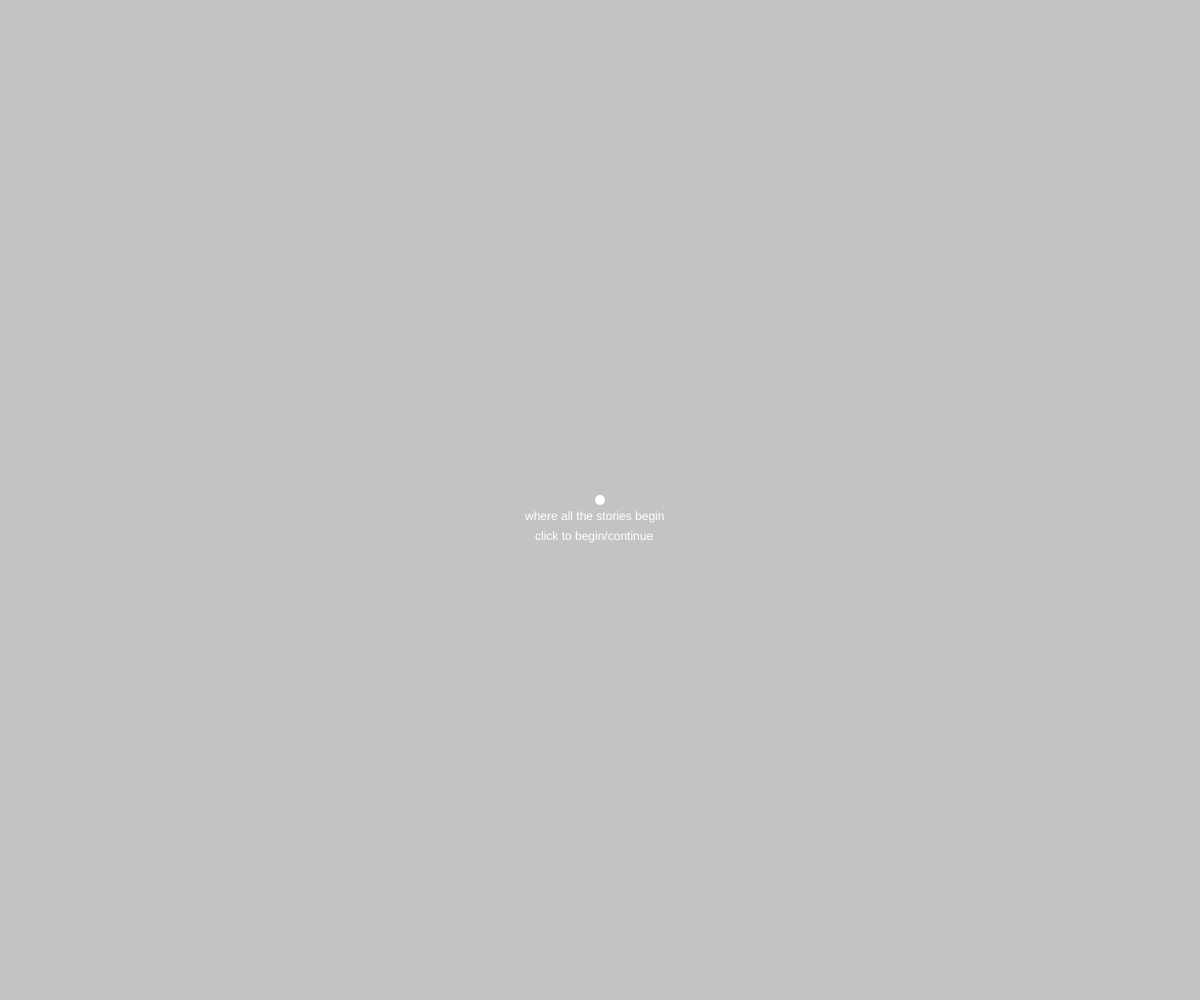
Frame 1 (no input)
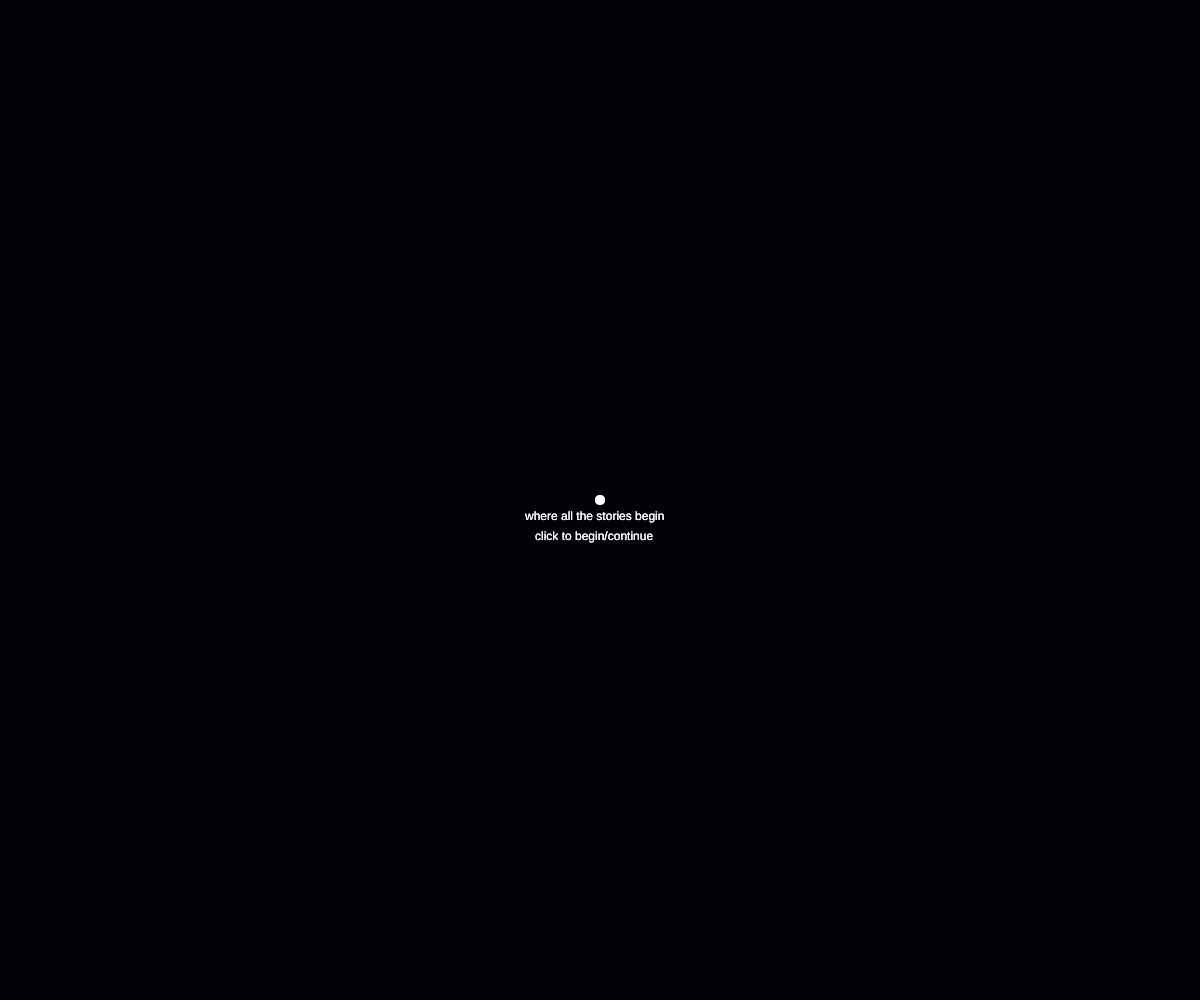
Frame 60 (no input)
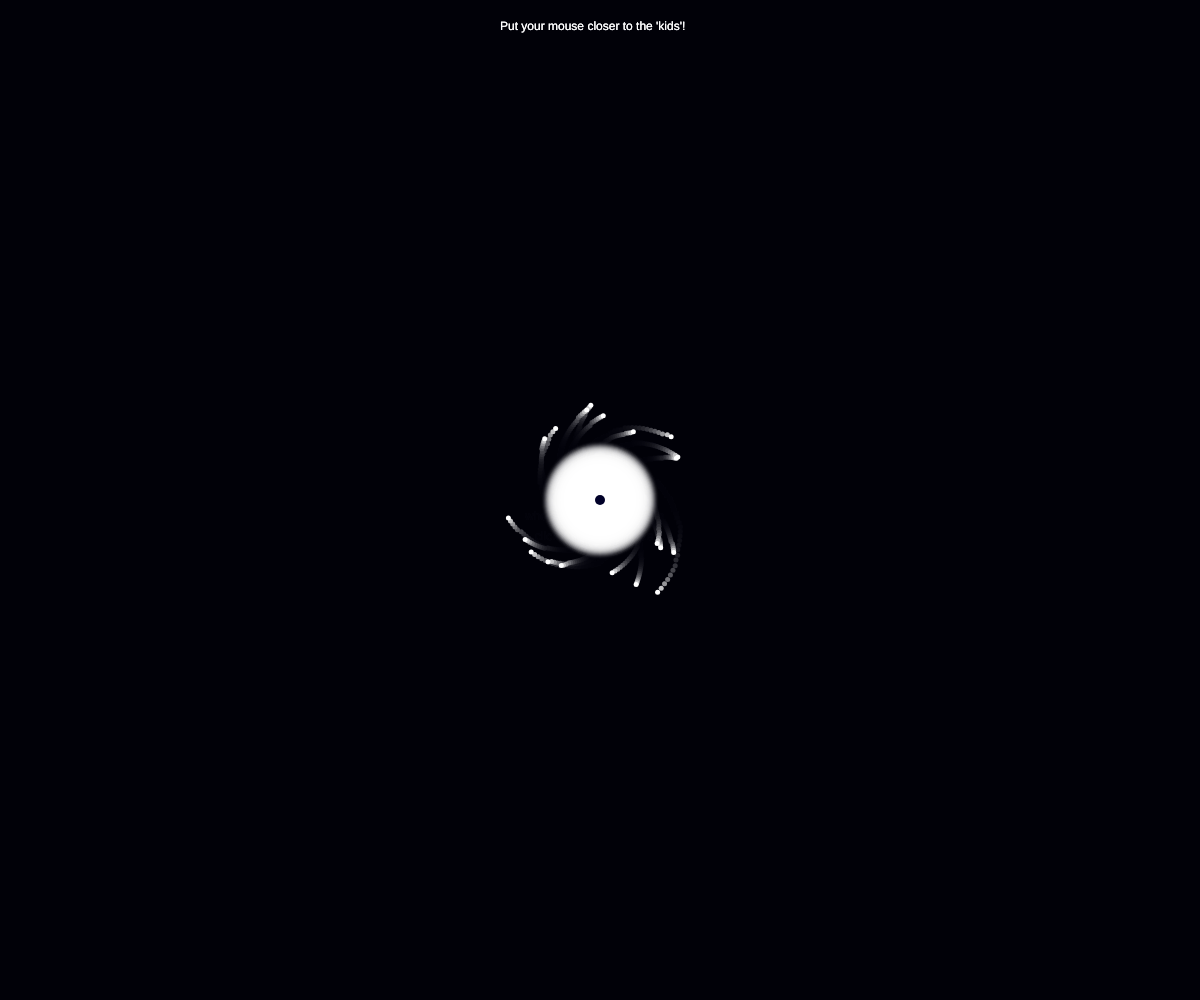
Frame 120 (the mouse pressed at the canvas centre since frame 60)

The p5.js sketch that drew these frames (run headless with seeded random() and noise() and a simulated clock; from frame 60 on, the mouse is pressed at the canvas centre):

// p5.js sketch
// ── sketch.js
let circles = [];
let numCircles = 10;
let angle = 0;
let radius = 1;
let radius1 = 1;
let circleAmplify = false;
let kidsAppear = false;
let r = 0;
let r1 = 1;
let alpha1 = 255;
let alpha2 = 255;
let alpha3 = 255;
let stage2Printed = false;
let startTime = 0;
let mapAngle = 0;
let sinValue;
function setup() {
  createCanvas(windowWidth, windowHeight);
  //create an array for the "kids"
  for (let i = 0; i < numCircles; i++) {
    let circle = createCircle();
    circles.push(circle);
  }
}

function draw() {
  background(0, 0, 10, 60);
  textSize(12);
  noStroke();
  translate(windowWidth / 2, windowHeight / 2);

  //create a circle that is transparent on the outside
  //and white in the inside (using the function lerpColor
  //https://p5js.org/zh-Hans/reference/#/p5/lerpColor)
  for (r = 0; r < radius; r++) {
    let c = lerpColor(color(255), color(255, 255, 255, 0), r / radius);
    fill(c);
    circle(0, 0, 2 * r);
  }
  // let this big circle get bigger if one clicks on the center
  if (circleAmplify == true) {
    radius += 1;
    if (radius > width / 2 && radius > height / 2) {
      radius += 0;
    }
  }
  //update and display the "kids" if one clicks on the center
  if (kidsAppear == true) {
    for (let i = 0; i < circles.length; i++) {
      updateCircle(circles[i]);
      displayCircle(circles[i]);
    }
  }
  //show the words and little starting "button" in the beginning
  //and leave a black continuing "button" in the middle after beginning
  if (circleAmplify == false) {
    fill(255);
    circle(0, 0, 10);
    text("where all the stories begin", -75, 20);
    text("click to begin/continue", -65, 40);
  } else {
    fill(0, 0, 40, alpha2);
    circle(0, 0, 10);
    fill(255);
    text("Put your mouse closer to the 'kids'!", -100, -height / 2 + 30);
  }
  if (circleAmplify == true) {
    startTime = millis(); 
  }

  if (startTime > 0 && startTime >= 25000) {
    nextStep();
  }
}
function mousePressed() {
  if (
    mouseX > windowWidth / 2 - 20 &&
    mouseX < windowWidth / 2 + 20 &&
    mouseY > windowHeight / 2 - 20 &&
    mouseY < windowHeight / 2 + 20
  ) {
    generateMoreKids();
    circleAmplify = true;
  }
}
function generateMoreKids() {
  for (let i = 0; i < numCircles; i++) {
    let circle = createCircle();
    circles.push(circle);
  }
  kidsAppear = true;
}
function createCircle() {
  let circle = {
    angle: random(360),
    angularSpeed: random(0.01, 0.05),
    radius: 2.5,
    radiusSpeed: random(1, 1.5),
    x: 0,
    y: 0,
  };
  return circle;
}
function updateCircle(circle) {
  circle.x = circle.radius * cos(circle.angle);
  circle.y = circle.radius * sin(circle.angle);

  circle.angle += circle.angularSpeed;
  circle.radius += circle.radiusSpeed;

  if (random(1) < 0.1) {
    if (circle.radius < width / 2 - 30) {
      circle.radius += circle.radiusSpeed;
    }
  }

  let distanceToMouse = dist(
    circle.x,
    circle.y,
    mouseX - windowWidth / 2,
    mouseY - windowHeight / 2
  );
  if (
    distanceToMouse < 20 &&
    (circle.x > 50 || circle.x < -50 || circle.y > 50 || circle.y < -50)
  ) {
    let angleToMouse = atan2(
      mouseY - windowHeight / 2 - circle.y,
      mouseX - windowWidth / 2 - circle.x
    );
    let moveSpeed = map(distanceToMouse, 0, 50, 10, 0);
    circle.x += cos(angleToMouse) * moveSpeed;
    circle.y += sin(angleToMouse) * moveSpeed;
  }
}

function displayCircle(circle) {
  if (circle.radius < radius) {
      fill(0,0,40);
  } else {
      fill(255);
  }
  ellipse(circle.x, circle.y, 5, 5);
}


function nextStep() {
  fill(0, 0, 0, alpha3);
  sinValue = sin(mapAngle);
  alpha3 = map(sinValue, -1, 1, 0, 180);
  mapAngle += 0.25;
  rect(-width / 2, -height / 2, width, height);
  alpha2 -= 3;

  for (let i = 0; i < circles.length; i++) {
    let circle = circles[i];
    if (circle.radius > 0) {
      circle.radius -= 3 * circle.radiusSpeed;
      if (circle.radius < 0) {
        circle.radius = 0;
        fill(0, 0, 30, 50);
        ellipse(0, 0, 2 * r1, 2 * r1);
        r1 *= 1.001;
      }
    }
  }
}

// ── style.css
body{
  background-color: rgb(20,20,20);
  text-align: center;
}
#canvasWrapper {
    position: absolute;
    left: 0px;
    top: 0px;
    outline:2px white;
  }
  
  #main-container {
    width: 100%;
    height: 100%;
    position: absolute;
    left: 0px;
    top: 0px;
  }
  p{
    font-size:medium;
    color: azure;
    text-shadow: 1px 1px 10px white;
    line-height: 0.5;
    letter-spacing: 1.5px;
    outline-color:white;
    outline-width:2px;
    outline-style:dashed;

  }
  p1{
    font-family: 'Gill Sans', 'Gill Sans MT', Calibri, 'Trebuchet MS', sans-serif;
    font-size:small;
    color:azure;
    text-shadow: 1px 1px 2px #ffffff;
    line-height: 0.5;

  
  }
  .captionWrapper{
    margin:30px;
    padding:5px;
    outline:1px;
    background-color:grey;
  }
